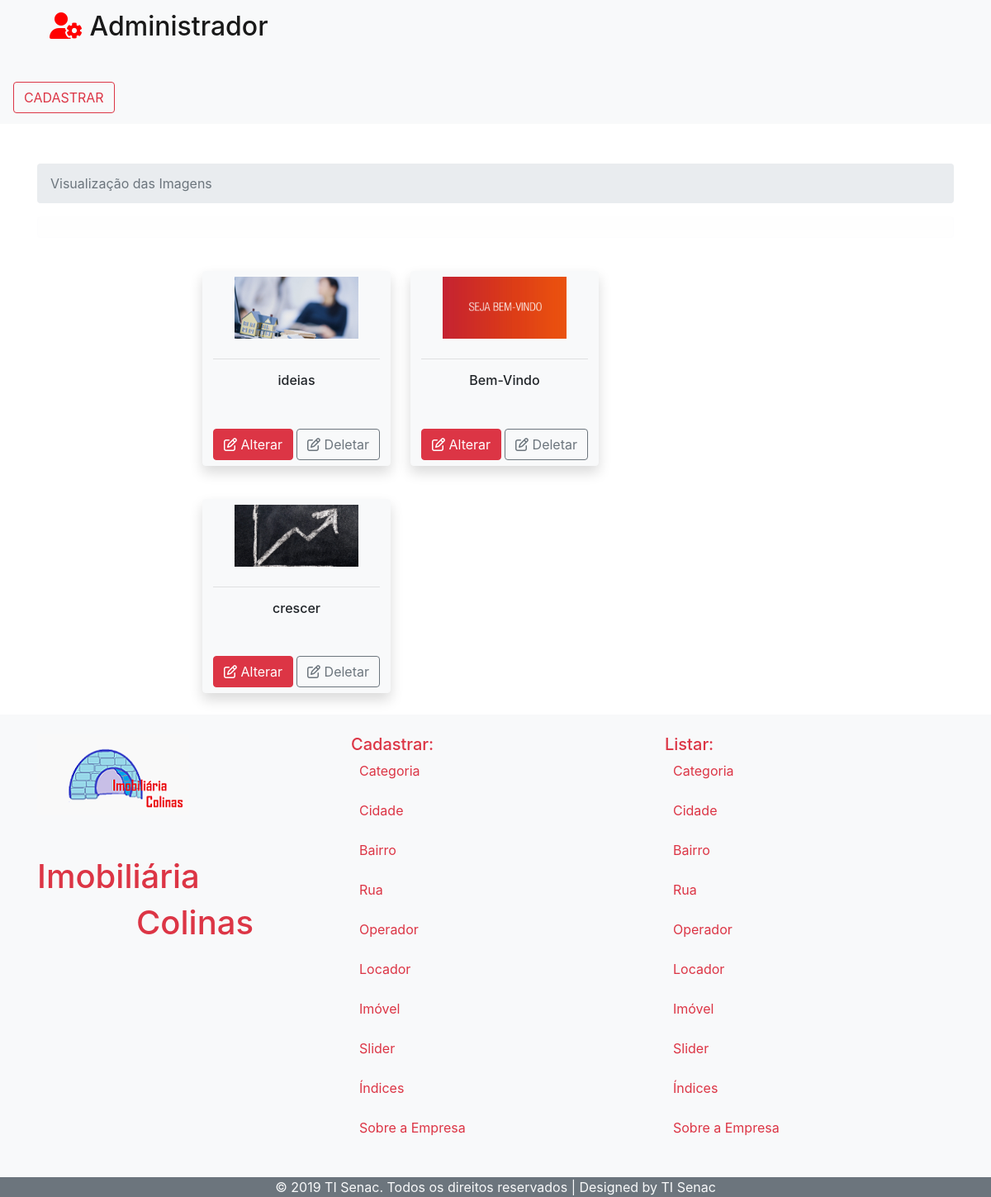
Page /index.php/slider on the committed database.
### tables this page shows
CREATE TABLE IF NOT EXISTS `tb_slider` (
  `id_slider` int(11) NOT NULL AUTO_INCREMENT,
  `imagem` blob,
  `legenda` varchar(50) DEFAULT NULL,
  PRIMARY KEY (`id_slider`)
);

### application/controllers/Slider.php (called while the page is built, shortened)
<?php
class Slider extends CI_Controller {
    public function __construct() {
        $this->load->model('Slider_model');
    }
    public function index() {
        $this->listar();
    }
    public function listar() {
        $data['sliders'] = $this->Slider_model->getAll();
        $this->load->view('Administrador/Slider/ListaSliders', $data);
        $this->load->view('Administrador/Footer');
    }
}

### index.php (called while the page is built, shortened)
<?php
require_once BASEPATH.'core/CodeIgniter.php';

### application/models/Slider_model.php (called while the page is built, shortened)
<?php
class Slider_model extends CI_Model {
    public function getAll() {
        $query = $this->db->get('tb_slider');
        return $query->result();
    }
}

### application/views/Administrador/Slider/ListaSliders.php (the view, shortened to what this page needs)
<!DOCTYPE html>
<html>
    <head>
        <link rel="stylesheet" href="https://stackpath.bootstrapcdn.com/bootstrap/4.3.1/css/bootstrap.min.css">
    </head>
    <body>
        <nav class="navbar navbar-light bg-light">
            <div class="container">
                <div class="row col-12">
                    <div class="col-md-4">
                        <a class="navbar-brand" href="<?= $this->config->base_url(); ?>Admin/pagina">
                            <h2> <i class="fas fa-user-cog" style="color: red;"></i>
                                Administrador </h2>
                        </a>
                    </div>
                </div>
            </div>
            <div class="justify-content-end">
                <a class="navbar-brand" href="<?= $this->config->base_url(); ?>Slider/cadastrar" style="margin-top: 30px;" alt="Cadastrar mais Locadores">
                    <button type="submit" class="btn btn-outline-danger">CADASTRAR</button>
                </a>
            </div>
        </nav>
        <div class="container mt-5">
            <nav aria-label="breadcrumb">
                <ol class="breadcrumb">
                    <li class="breadcrumb-item active" aria-current="page">Visualização das Imagens</li>
                </ol>
            </nav>
            <div class="alert alert-light mt-3 " role="alert">
            </div>
            <div class="col-md-12">
                <div class="row">
                    <div class="col-2"></div>
                    <div class="col-7">
                        <?php
                        foreach ($sliders as $s) {
                            echo '<button type="button" class="btn btn-light mr-4 mb-3 mt-4 shadow text-center"><img class="img-fluid mb-2" style="max-height:150px; max-width:150px;" src="' . $this->config->base_url() . 'uploads/' . $s->imagem . '">';
                            echo '<hr>';
                            echo '<h6 class="mb-5">' . $s->legenda . '</h6>';
                            echo '<a href="' . $this->config->base_url() . 'Slider/alterar/' . $s->id_slider . '" class="btn btn-danger" style="margin-right:4px;"><i class="far fa-edit"></i> Alterar </a>';
                            echo '<a href="' . $this->config->base_url() . 'Slider/deletar/' . $s->id_slider . '" class="btn btn-outline-secondary"><i class="far fa-edit"></i> Deletar </a>';
                            echo '</button>';
                        }
                        ?>
                    </div>
                </div>
            </div>
        </div>
    </body>
</html>

### rows in the picture
tb_slider: imagem (picture), legenda "ideias"
tb_slider: imagem (picture), legenda "Bem-Vindo"
tb_slider: imagem (picture), legenda "crescer"
